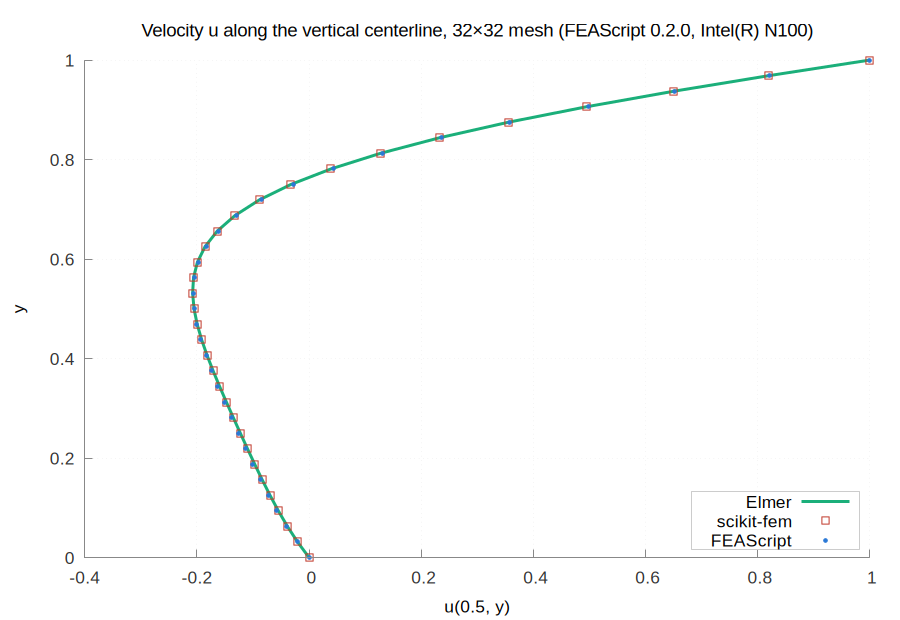

The script that saved this image:
set terminal pngcairo size 900,620 font 'Arial,13'
set border 3 lc rgb '#888888'; set tics nomirror tc rgb '#333333'
set grid lc rgb '#e6e6e6' lw 1; set key top left box lc rgb '#cccccc' opaque
set output 'centerline.png'
set title 'Velocity u along the vertical centerline, 32×32 mesh (FEAScript 0.2.0, Intel(R) N100)' font 'Arial,14'
set xlabel 'u(0.5, y)'; set ylabel 'y'; set yrange [0:1]; set key bottom right
plot '../../../../elmer/results/intel-n100/26.2/centerline_Elmer_UMFPACK_32x32.dat' u 2:1 w l lw 3 lc rgb '#1baf7a' t 'Elmer', \
     '../../../../scikit-fem/results/intel-n100/12.0.2/centerline_scikit_fem_SuperLU_32x32.dat' u 2:1 w p pt 4 ps 1.2 lc rgb '#c0392b' t 'scikit-fem', \
     '../../../../feascript/results/intel-n100/0.2.0/node/18.19.1/centerline_FEAScript_sparse_LU_32x32.dat' u 2:1 w p pt 7 ps 0.6 lc rgb '#2a78d6' t 'FEAScript'
